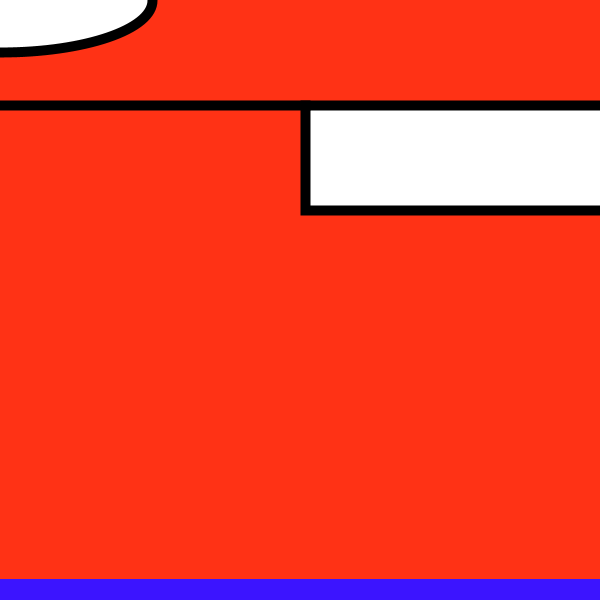
Frame 1 (no input)
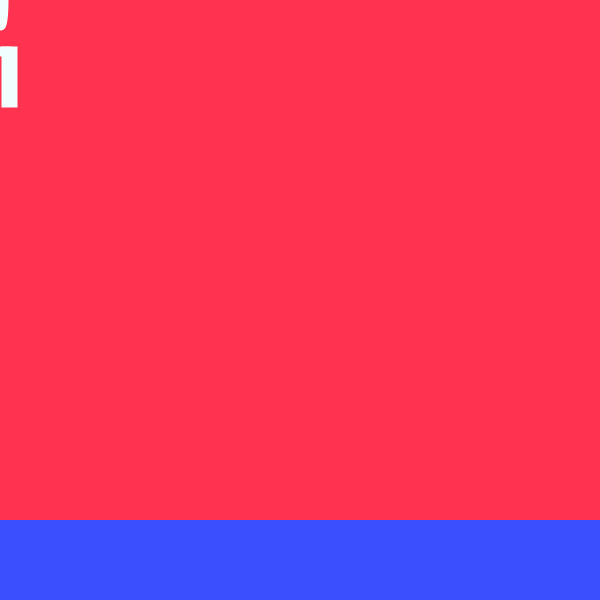
Frame 60 (the mouse pressed at the canvas centre just before this capture)
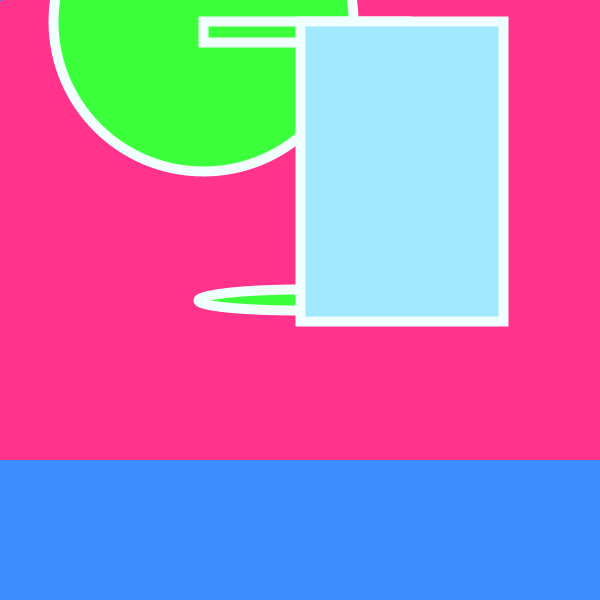
Frame 120 (the mouse held since frame 60 and released just before this capture)

The Processing sketch that drew these frames (run headless with seeded random() and noise(); from frame 60 on, the mouse is pressed at the canvas centre):

// Processing sketch: processing_50515
// ── processing_50515.pde

int snow;
int x;
int y;
int directionx;
int directiony;

void setup() {
size(600,600);
background(snow,snow,snow);

snow=20;
  x=300;
  y=100;
  directionx=5;
  directiony=5;
}

void draw() {
    x+=directionx;
  y+=directiony;
  if(y>600){
    directiony=-5;
  }
  if(x>600){
    directionx=-5;
  }
  if(y<1){
    directiony=5;
  }
  if(x<1){
    directionx=5;
  }
  
  if(y>snow){
    directiony=-snow;
  }
  if(x>snow){
    directionx=-snow;
  }
  if(y<snow){
    directiony=snow;
  }
  if(x<snow){
    directionx=snow;
  }


  point(mouseX, mouseY);
   background(60,snow,450);
snow++;

color pink = color(500, 50, snow);
loadPixels();
for (int i = 2; i < (width*height)-width*snow; i++) {
 pixels[i] = pink;
}
updatePixels();

strokeWeight(10);

ellipse(x,y,mouseX,mouseY);
ellipse(mouseX,mouseY,x,y);
rect(x,y,x,y);
fill(160,233,255);
rect(mouseX,y,x,mouseY);
  
  stroke(240,255,254);
strokeWeight(0);
fill(60,606,60);

//println(snow);
if(snow>700){
  snow=0;
}}
